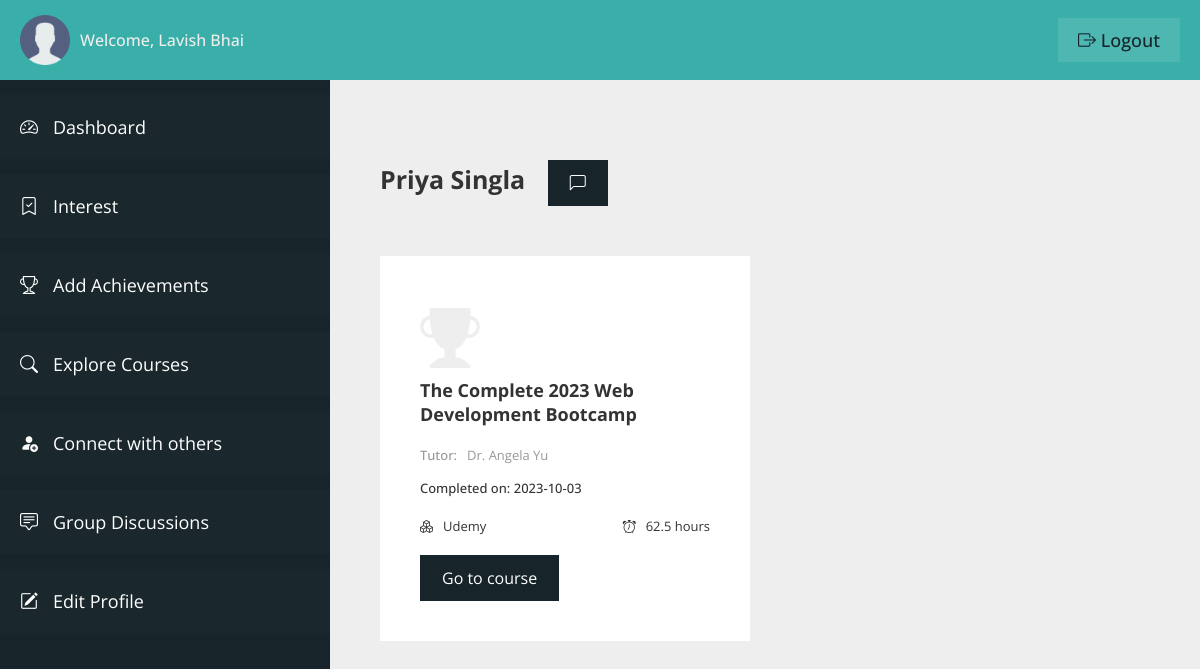
The page /student/connect-profile.php?profile=1&fname=Priya&lname=Singla (signed in) on the database its author committed.
### tables this page shows
CREATE TABLE `user_table` (
  `user_id` int(11) NOT NULL,
  `user_firstname` varchar(100) NOT NULL,
  `user_lastname` varchar(100) NOT NULL,
  `user_type` varchar(20) NOT NULL,
  `user_email` varchar(100) NOT NULL,
  `user_phone` varchar(10) NOT NULL,
  `user_password` varchar(100) NOT NULL,
  `user_createdon` datetime NOT NULL DEFAULT current_timestamp()
);

CREATE TABLE `achievement_table` (
  `achievement_id` int(11) NOT NULL,
  `achievement_userid` int(11) NOT NULL,
  `achievement_course` varchar(100) NOT NULL,
  `achievement_platform` varchar(100) NOT NULL,
  `achievement_tutor` varchar(100) NOT NULL,
  `achievement_courseduration` varchar(20) NOT NULL,
  `achievement_courselink` varchar(200) NOT NULL,
  `achievement_completedon` varchar(20) NOT NULL,
  `added_on` datetime NOT NULL DEFAULT current_timestamp()
);

### student/connect-profile.php (the view, shortened to what this page needs)
<?php
include "connection.php";
?>
<!DOCTYPE html>
<html lang="en">
<head>
    <link rel="stylesheet" href="css/style-dashboard.css">
    <link rel="stylesheet" href="https://cdn.jsdelivr.net/npm/bootstrap-icons@1.11.0/font/bootstrap-icons.css">
</head>
<body>
    <div class="container">
        <header class="header">
            <div class="header__left">
                <img src="img/user.png" class="user__header-user" alt="user">
                <span class="header__user-name">Welcome,
                    <?php
                    $q = "SELECT * FROM user_table WHERE user_id = '" . $_SESSION['userIdVce'] . "'";
                    $r = mysqli_query($con, $q);
                    if (mysqli_num_rows($r) > 0) {
                        $row = mysqli_fetch_array($r);
                        echo $row['user_firstname'] . ' ' . $row['user_lastname'];
                    }
                    ?>
                </span>
            </div>
            <div class="header__right">
                <a href="logout.php" class="header__user-logout"><i class="bi bi-box-arrow-right"></i> logout</a>
            </div>
        </header>
        <section class="sidebar">
            <ul class="sidebar__items">
                <a href="dashboard.php" class="sidebar__item-link">
                    <li class="sidebar__item">
                        <i class="bi bi-speedometer2"></i>
                        <span>Dashboard</span>
                    </li>
                </a>
                <a href="user-interest.php" class="sidebar__item-link">
                    <li class="sidebar__item">
                        <i class="bi bi-bookmark-check"></i>
                        <span>Interest</span>
                    </li>
                </a>
                <a href="user-achievements.php" class="sidebar__item-link">
                    <li class="sidebar__item">
                        <i class="bi bi-trophy"></i>
                        <span>Add Achievements</span>
                    </li>
                </a>
                <a href="explore-courses.php" class="sidebar__item-link">
                    <li class="sidebar__item">
                        <i class="bi bi-search"></i>
                        <span>Explore Courses</span>
                    </li>
                </a>
                <a href="connect.php" class="sidebar__item-link">
                    <li class="sidebar__item">
                        <i class="bi bi-person-fill-add"></i>
                        <span>Connect with others</span>
                    </li>
                </a>
                <a href="group-discussions.php" class="sidebar__item-link">
                    <li class="sidebar__item">
                        <i class="bi bi-chat-square-text"></i>
                        <span>Group Discussions</span>
                    </li>
                </a>
                <a href="profile.php" class="sidebar__item-link">
                    <li class="sidebar__item">
                        <i class="bi bi-pencil-square"></i>
                        <span>Edit Profile</span>
                    </li>
                </a>
            </ul>
        </section>
        <main class="main__content">
            <h3 class="user__name-connect">
                <?php
                echo $_GET['fname'] . " " . $_GET['lname']; ?>
            </h3>
            <a class="course__link-btn" href="individual-chat.php?profile=<?php echo $_GET['profile'] ?>&fname=<?php echo $_GET['fname']; ?>&lname=<?php echo $_GET['lname']; ?>">
                <i class="bi bi-chat-left"></i>
            </a>
            <div class="user__connect-container">
                <?php
                $query = "SELECT * FROM achievement_table WHERE achievement_userid = '" . $_GET['profile'] . "'";
                $runQ = mysqli_query($con, $query);
                if (mysqli_num_rows($runQ) > 0) {
                    while ($rowQ = mysqli_fetch_array($runQ)) {
                ?>
                        <div class="user__connect-card">
                            <span class="achievement_trophy">
                                <i class="bi bi-trophy-fill"></i>
                            </span>
                            <h3 class="course__name-heading">
                                <?php echo $rowQ['achievement_course']; ?>
                            </h3>
                            <p class="course__tutor-name">
                                <span class="course__tutor-label">Tutor:</span>
                                <span><?php echo $rowQ['achievement_tutor']; ?></span>
                            </p>
                            <p class="course__completedon">
                                <span>Completed on:</span>
                                <span><?php echo $rowQ['achievement_completedon']; ?></span>
                            </p>
                            <div class="course__level-duration">
                                <p class="course__level">
                                    <span>
                                        <i class="bi bi-boxes"></i>
                                    </span>
                                    <span><?php echo $rowQ['achievement_platform']; ?></span>
                                </p>
                                <p class="course__duration">
                                    <span>
                                        <i class="bi bi-alarm"></i>
                                    </span>
                                    <span>
                                        <?php echo $rowQ['achievement_courseduration']; ?>
                                    </span>
                                </p>
                            </div>
                            <?php
                            if ($rowQ['achievement_courselink'] == '') { ?>
                                <a class="course__link-btn" href="#">
                                    Offline
                                </a>
                            <?php } else { ?>
                                <a class="course__link-btn" target="_blank" href="<?php echo $rowQ['achievement_courselink']; ?>">
                                    Go to course
                                </a>
                            <?php
                            }
                            ?>
                        </div>
                    <?php
                    }
                } else { ?>
                    <p class="no__achievement">No Achievements added</p>
                <?php
                }
                ?>
            </div>
        </main>
    </div>
</body>
</html>

### student/css/style-dashboard.css (style rules this page uses)
:root { --color-primary: #3aafa9; --color-primary-dark: #2b7a78; --color-primary-light: #def2f1; --color-secondary: #17252a; --color-secondary-dark: #101a1d; --color-secondary-light: #377084; --color-grey-light-1: #999; --color-grey-light-2: #ccc; --color-grey-light-3: #eee; --color-grey-dark-1: #242424; --color-grey-dark-2: #333; --color-grey-dark-3: #474747; --color-white: #fff; --font-default: "Open Sans", sans-serif; }
*, *::before, *::after { margin: 0; padding: 0; box-sizing: inherit; }
html { font-size: 62.5%; box-sizing: border-box; }
body { color: var(--color-grey-dark-2); font-family: var(--font-default); }
.container { height: 100vh; display: grid; grid-template-columns: 33rem 1fr; grid-template-rows: 8rem calc(100vh - 8rem); }
.header { grid-column: 1 / -1; background-color: var(--color-primary); display: flex; align-items: center; justify-content: space-between; padding: 0 2rem; }
.header__left { display: flex; align-items: center; gap: 1rem; }
.user__header-user { width: 5rem; }
.header__user-name { font-size: 1.6rem; color: var(--color-grey-light-3); font-weight: 500; }
.header__user-logout:link, .header__user-logout:visited { font-size: 1.8rem; color: var(--color-secondary); background-color: rgba(255, 255, 255, 0.1); text-decoration: none; text-transform: capitalize; font-weight: 500; padding: 1rem 2rem; transition: all 0.2s; }
.sidebar { background-color: var(--color-secondary); overflow-y: scroll; padding-top: 1.5rem; scroll-behavior: smooth; }
.sidebar__item { padding: 2rem; background-color: rgba(255, 255, 255, 0.01); margin-bottom: 1.5rem; display: flex; gap: 1.5rem; transition: all 0.2s; }
.sidebar__item-link:link, .sidebar__item-link:visited { color: var(--color-white); text-decoration: none; font-size: 1.8rem; }
.main__content { background-color: var(--color-grey-light-3); padding: 8rem 5rem; overflow-y: scroll; scroll-behavior: smooth; }
.course__name-heading { font-size: 1.8rem; margin-bottom: 2rem; }
.course__tutor-name { display: flex; gap: 1rem; font-size: 1.3rem; margin-bottom: 1.5rem; color: var(--color-grey-light-1); }
.course__tutor-label { font-weight: 500; }
.course__level-duration { display: flex; justify-content: space-between; margin-bottom: 2rem; font-size: 1.3rem; }
.course__level { display: flex; gap: 1rem; }
.course__duration { display: flex; gap: 1rem; }
.course__link-btn:link, .course__link-btn:visited { font-size: 1.6rem; text-decoration: none; background-color: var(--color-secondary); color: var(--color-white); border: 2px solid var(--color-secondary); padding: 1rem 2rem; transition: all 0.2s; display: inline-block; }
.achievement_trophy { font-size: 6rem; color: var(--color-grey-light-3); margin-bottom: 6rem; }
.course__completedon { font-size: 1.3rem; margin-bottom: 2rem; font-weight: 500; }
.user__name-connect { margin-right: 2rem; margin-bottom: 4rem; font-size: 2.5rem; display: inline-block; }
.user__connect-container { display: grid; grid-template-columns: repeat(2, 1fr); grid-column-gap: 3rem; margin-top: 2rem; }
.user__connect-card { background-color: var(--color-white); padding: 4rem; }

### rows shown on the page
user_table: user_firstname "Lavish", user_lastname "Bhai"
achievement_table: achievement_course "The Complete 2023 Web Development Bootcamp", achievement_tutor "Dr. Angela Yu", achievement_completedon "2023-10-03", achievement_platform "Udemy", achievement_courseduration "62.5 hours"

### other values the page prints
$_GET['fname'] "Priya"
$_GET['lname'] "Singla"
